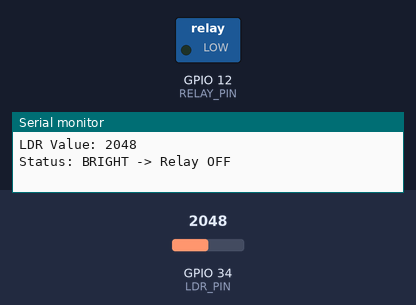
Bench run of a sketch on a simulated ESP32. Shown: switched loads named in the sketch (green lamp = pin HIGH), the last lines printed to the serial monitor. Inputs (shaded band) come from the test bench; at power-on: GPIO 34 (LDR_PIN) = 2048. WiFi joins after 1.5 s; servers stay silent unless stated.

Above: at 3.0 s.
3.1 s: GPIO 34 (LDR_PIN) set to 1542
5.0 s: GPIO 34 (LDR_PIN) set to 1432
At 6.8 s:
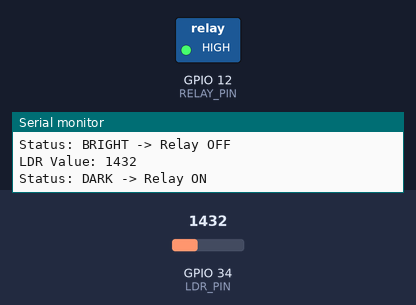
7.3 s: GPIO 34 (LDR_PIN) set to 1540
At 8.3 s:
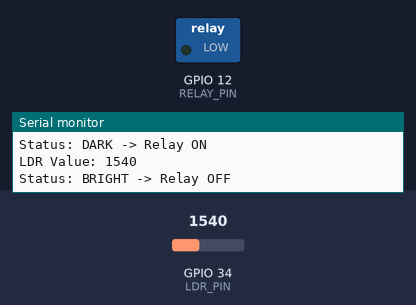
9.3 s: GPIO 34 (LDR_PIN) set to 1460
At 11.0 s:
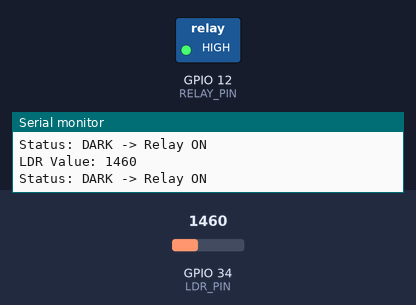
Timing chart, 0 to 12.3 s (numbered marks = the images above; inputs shaded):
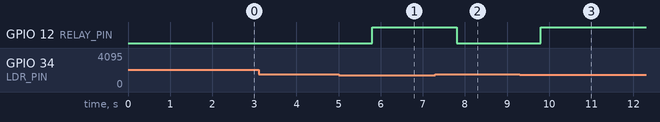

Measured:
- the behaviour switches between 1500 and 1499 on GPIO 34 (LDR_PIN) (found by bisection; images 0 and 1)
- after the input at 5.0 s, GPIO 12 (RELAY_PIN): LOW → HIGH after 0.80 s
- after the input at 7.3 s, GPIO 12 (RELAY_PIN): HIGH → LOW after 0.50 s
- after the input at 9.3 s, GPIO 12 (RELAY_PIN): LOW → HIGH after 0.50 s

The sketch:

sketch.ino
```cpp
#define BLYNK_TEMPLATE_ID "TMPL6rGHgUeTo"
#define BLYNK_TEMPLATE_NAME "IoT Light Monitor"
#define BLYNK_AUTH_TOKEN "vTvM5xmzU8Vs3BKzqnXVHZyD6DIXEmlJ"

#include <WiFi.h>
#include <WiFiClient.h>
#include <BlynkSimpleEsp32.h>

// pin configuration
#define LDR_PIN 34
#define RELAY_PIN 12

char auth[] = BLYNK_AUTH_TOKEN;
char ssid[] = "Wokwi-GUEST";
char pass[] = "";

int threshold = 1500;
BlynkTimer timer;


void sendData() {
  int lightLevel = analogRead(LDR_PIN);


  Blynk.virtualWrite(V1, lightLevel);

  Serial.print("LDR Value: ");
  Serial.println(lightLevel);


  if (lightLevel < threshold) {
    digitalWrite(RELAY_PIN, HIGH);
    Blynk.virtualWrite(V2, 1);
    Serial.println("Status: DARK -> Relay ON");
  } else {
    digitalWrite(RELAY_PIN, LOW);
    Blynk.virtualWrite(V2, 0);
    Serial.println("Status: BRIGHT -> Relay OFF");
  }
}

void setup() {
  Serial.begin(115200);
  pinMode(RELAY_PIN, OUTPUT);


  Blynk.begin(auth, ssid, pass);


  timer.setInterval(1000L, sendData);
}

void loop() {
  Blynk.run();
  timer.run();
}
```
